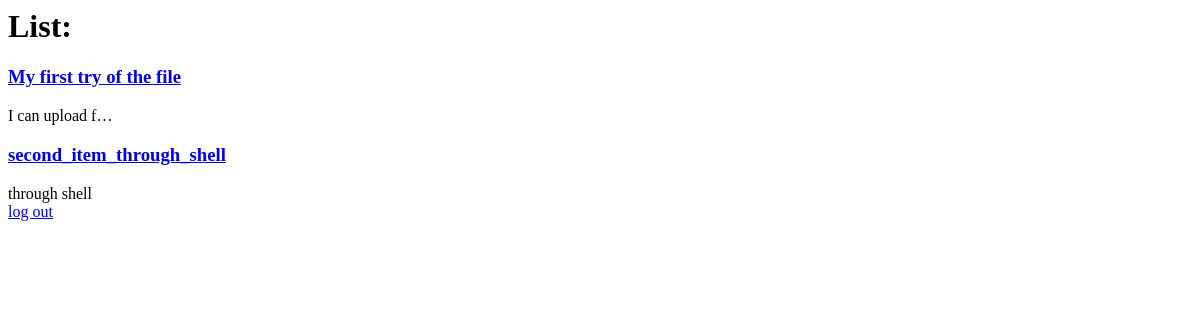
The app's page /app2 (signed in), older data.
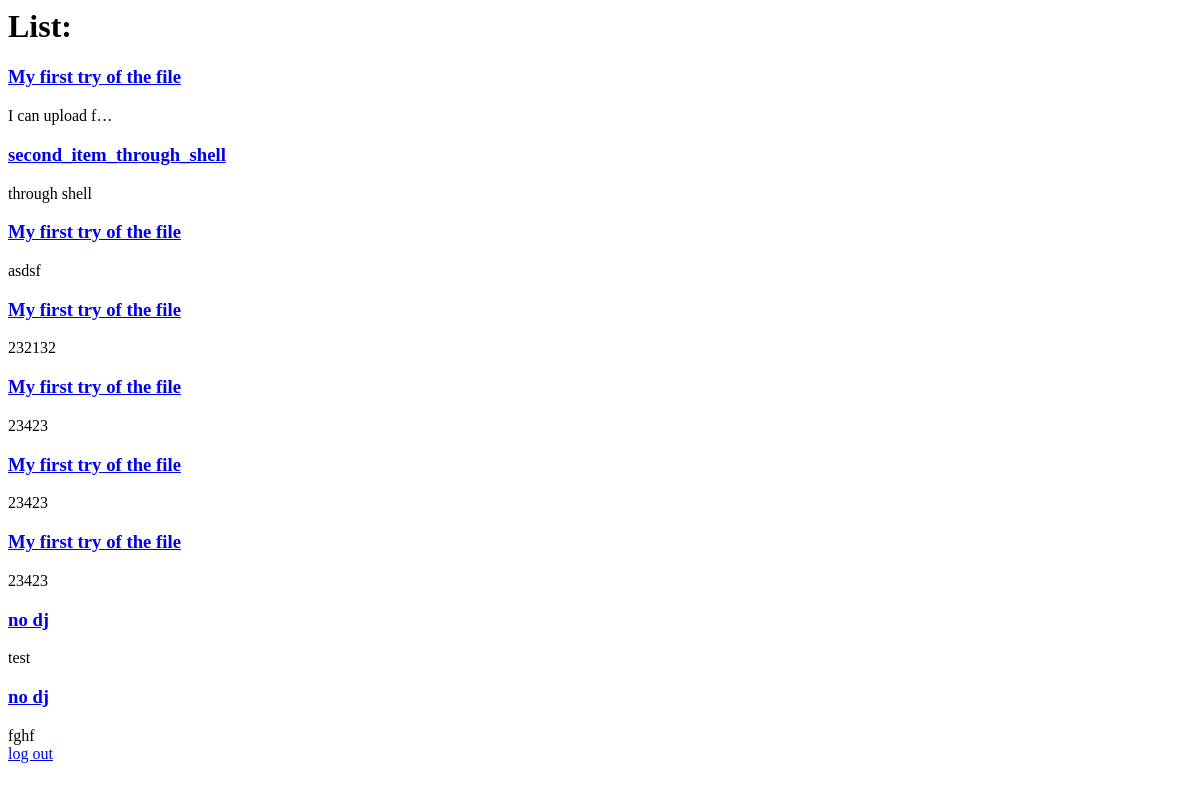
The same page, newer data.
### app2/models.py (models this page shows)
class App2(models.Model):
    fileName = models.CharField(max_length=200)
    description = models.TextField()
    created = models.DateTimeField(auto_now_add=True)
    fileUploaded = models.FileField(upload_to='app2/uploaded_file')
    user = models.ForeignKey(User, on_delete=models.CASCADE, related_name="files")

### app2/views.py (the view)
# urls.py: path('app2', views.App2ListView.as_view(), name = "file.list"),
class App2ListView(LoginRequiredMixin, ListView):
    model = App2
    context_object_name = 'files'
    template_name="app2/list_files.html"
    login_url = 'login'
    def get_queryset(self):
        return self.request.user.files.all()

### app2/templates/app2/list_files.html (shortened to what this page needs)
<html>
    <h1> List: </h1>
    {% for file in files %}
    <div>
        <div>
            <a href="{% url 'detail' pk=file.id %}">
                <h3>{{file.fileName}}</h3>
            </a>
            {{file.description|truncatechars:15}}
        </div>
    </div>
    {% endfor %}
    <a href='logout'>log out</a>
</html>

Row changes from the older to the newer data that the page shows:
added App2: fileName "My first try of the file", description "asdsf"
added App2: fileName "My first try of the file", description "232132"
added App2: fileName "My first try of the file", description "23423"
added App2: fileName "My first try of the file", description "23423"
added App2: fileName "My first try of the file", description "23423"
added App2: fileName "no dj", description "test"
added App2: fileName "no dj", description "fghf"
